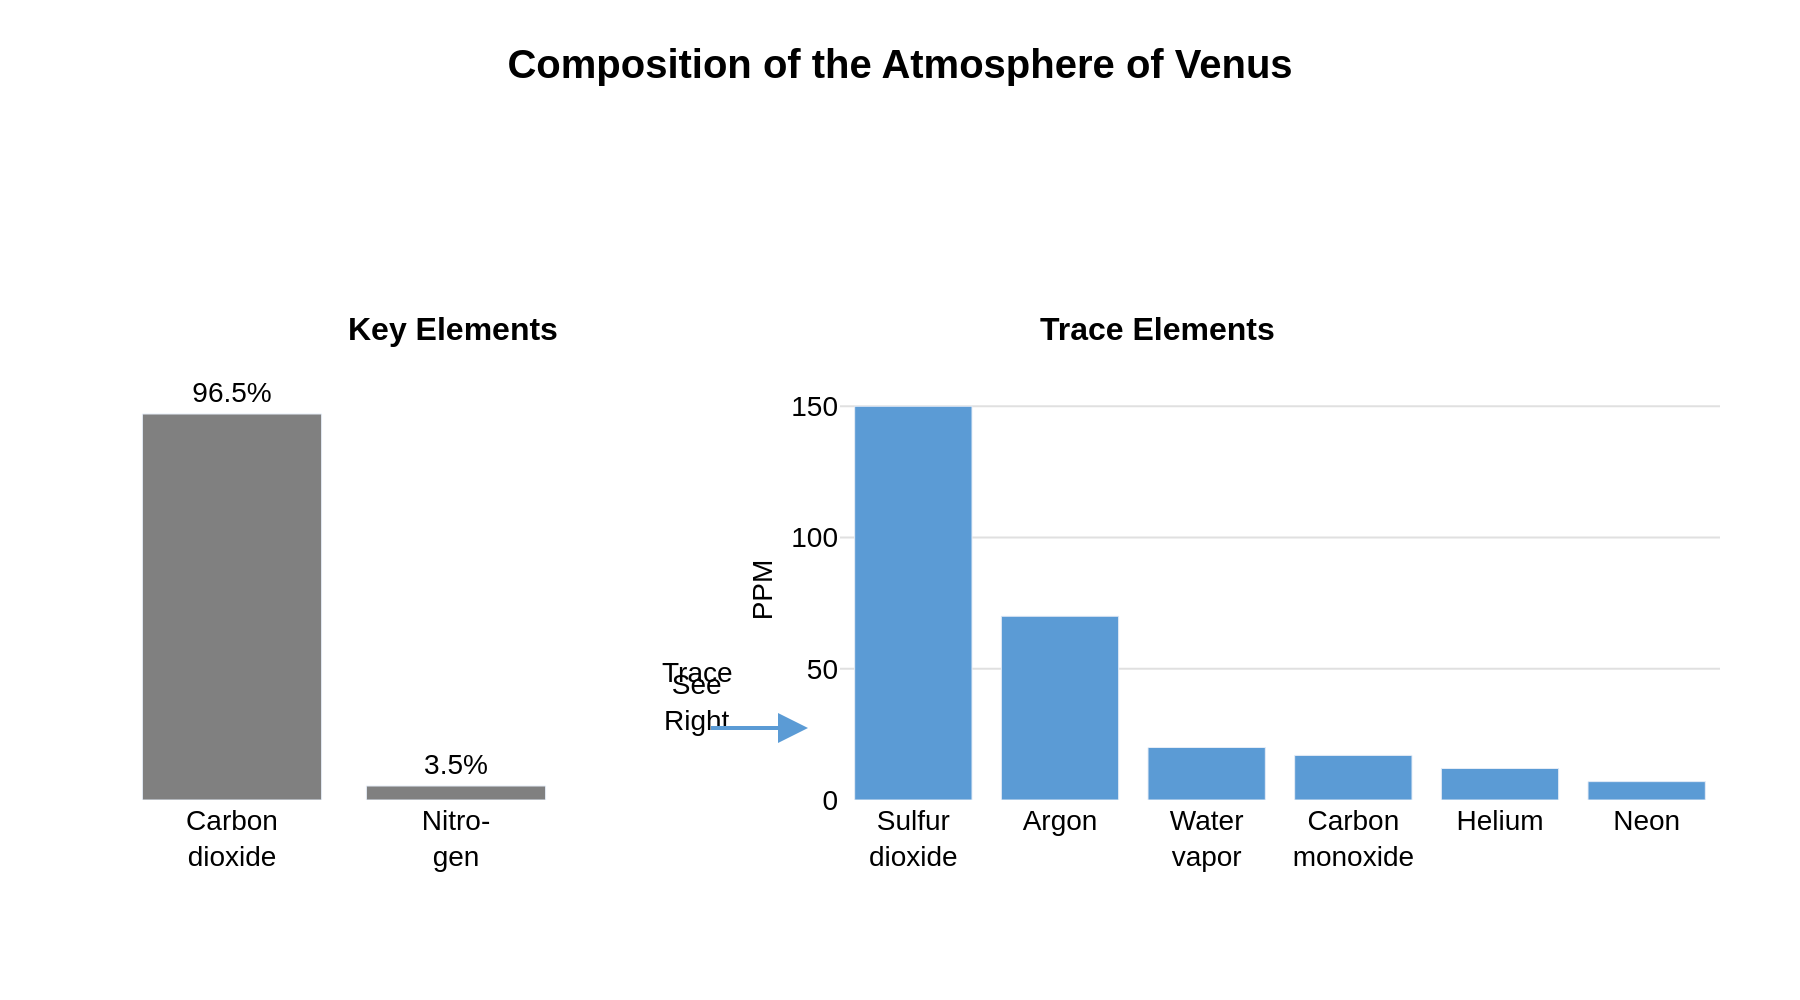

Write Python code to recreate this figure.
import sys
import json
import plotly.graph_objects as go
import os

# --- 1. Load Data from JSON ---
# The script expects the JSON file path as the first and only command-line argument.
if len(sys.argv) != 2:
    print("Usage: python create_chart.py <path_to_json_file>")
    sys.exit(1)

json_path = sys.argv[1]

try:
    with open(json_path, 'r', encoding='utf-8') as f:
        chart_data = json.load(f)
except FileNotFoundError:
    print(f"Error: JSON file not found at {json_path}")
    sys.exit(1)
except json.JSONDecodeError:
    print(f"Error: Could not decode JSON from {json_path}")
    sys.exit(1)

# --- 2. Extract Data and Texts ---
data_left = chart_data["chart_data"][0]
data_right = chart_data["chart_data"][1]
texts = chart_data["texts"]
colors = chart_data["colors"]

# --- 3. Create Figure and Traces ---
fig = go.Figure()

# Left chart trace (Key Elements)
fig.add_trace(go.Bar(
    x=data_left['categories'],
    y=data_left['values'],
    text=data_left['text_labels'],
    textposition='outside',
    marker_color=colors[0],
    name=data_left['name'],
    cliponaxis=False,
    textfont=dict(family="Arial", size=14, color='black')
))

# Right chart trace (Trace Elements)
fig.add_trace(go.Bar(
    x=data_right['categories'],
    y=data_right['values'],
    marker_color=colors[1],
    name=data_right['name'],
    xaxis='x2',
    yaxis='y2'
))


# --- 4. Configure Layout ---
fig.update_layout(
    # General styling
    showlegend=False,
    plot_bgcolor='white',
    paper_bgcolor='white',
    font=dict(family="Arial", size=12, color='black'),
    
    # Main title
    title=dict(
        text=texts['main_title'],
        x=0.5,
        y=0.95,
        font=dict(size=20, weight='bold')
    ),
    
    # Margins to prevent clipping
    margin=dict(l=60, r=40, t=100, b=100),
    
    # Left chart axes
    xaxis=dict(
        domain=[0.0, 0.28],
        showgrid=False,
        zeroline=False,
        showline=False,
        tickfont=dict(size=14)
    ),
    yaxis=dict(
        domain=[0.0, 0.7],
        showgrid=False,
        zeroline=False,
        showline=False,
        showticklabels=False,
        range=[0, 105]
    ),
    
    # Right chart axes
    xaxis2=dict(
        domain=[0.45, 1.0],
        anchor='y2',
        showgrid=False,
        zeroline=False,
        showline=False,
        tickfont=dict(size=14)
    ),
    yaxis2=dict(
        domain=[0.0, 0.7],
        anchor='x2',
        title=dict(
            text=data_right['y_axis_title'],
            standoff=5,
            font=dict(size=14)
        ),
        gridcolor='#e0e0e0',
        range=[0, 160],
        tickfont=dict(size=14)
    ),
    
    # Annotations for subplot titles and pointer
    annotations=[
        # Left chart title
        dict(
            text=f"<b>{data_left['name']}</b>",
            x=0.14, y=0.82,
            xref='paper', yref='paper',
            showarrow=False,
            font=dict(size=16)
        ),
        # Right chart title
        dict(
            text=f"<b>{data_right['name']}</b>",
            x=0.725, y=0.82,
            xref='paper', yref='paper',
            showarrow=False,
            font=dict(size=16)
        ),
        # "Trace" text
        dict(
            text=texts['annotation_text_1'],
            x=0.36, y=0.18,
            xref='paper', yref='paper',
            showarrow=False,
            font=dict(size=14)
        ),
        # "See Right" text
        dict(
            text=texts['annotation_text_2'],
            x=0.36, y=0.1,
            xref='paper', yref='paper',
            showarrow=False,
            font=dict(size=14),
            align='center'
        ),
        # Arrow pointing right
        dict(
            x=0.43, y=0.12,
            xref='paper', yref='paper',
            showarrow=True,
            arrowhead=2,
            arrowsize=1.5,
            arrowwidth=2,
            arrowcolor=colors[1],
            ax=-50, ay=0, # Arrow starts 50 pixels to the left of the x,y point
            text="" # No text for the arrow itself
        )
    ]
)

# --- 5. Output Image ---
# Derive the output filename from the input JSON filename
base_filename = os.path.splitext(os.path.basename(json_path))[0]
output_filename = f"{base_filename}.png"

# Save the figure as a high-resolution PNG file
fig.write_image(output_filename, scale=2, width=900, height=500)

print(f"Chart saved to {output_filename}")
